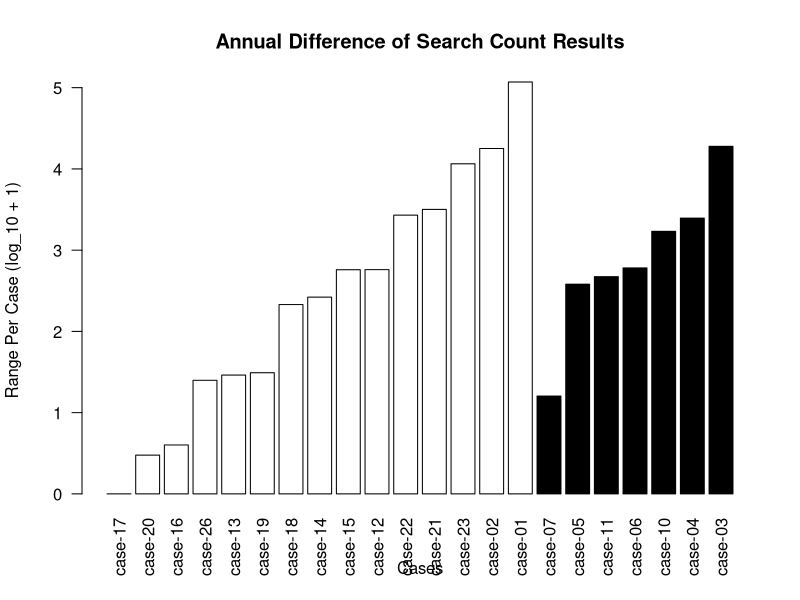

Write the R code that produced this figure.
# Note: This script is no longer used in the analysis and has been replaced with
# a script that generates and plots modified z-scores for all cases. 
# 
# The script generated a plot that compared overall growth in search records
# between cases with pub date limiters in their queries and cases without pub
# date limiters in their queries.

library(tidyr)

queries <- read.csv("data/queries.csv",
                    header = TRUE, row.names = 1, sep = ",")

lqueries<- queries

# Without outliers
# Skip if wanting to include outliers
# In the seven sets below, at least one of the databases in each of the sets reported very wild numbers.
# These are excluded in order to plot sets where the counts are more consistent with each other
lqueries <- lqueries[!lqueries$Cases == "case-08",]
lqueries <- lqueries[!lqueries$Cases == "case-09",]
lqueries <- lqueries[!lqueries$Cases == "case-24",]
lqueries <- lqueries[!lqueries$Cases == "case-25",]
lqueries <- lqueries[!lqueries$Cases == "case-27",]
lqueries <- lqueries[!lqueries$Cases == "case-28",]
lqueries <- lqueries[!lqueries$Cases == "case-29",]

# convert dataframe from wide to long format
db <- rep(c("PMML", "PQML", "EHML", "WSML", "OML"), length(lqueries$Cases) / 5)
lqueries$database <- db
rm(db)
lqueries <- gather(lqueries, months, counts, October:September, factor_key = TRUE)

# get the ranges for all cases and sort from low to high;
# the highest range in the Cases minus the lowest range in the Cases regardless of
# the database platform
## all ranges
lranges <- sort(tapply(lqueries$counts, lqueries$Cases, max) - tapply(lqueries$counts, lqueries$Cases, min))

# Save ranges as data frames
lranges <- data.frame(lranges)
lranges$Cases <- rownames(lranges)

# Create a vector where pubdate is Logical for all of the data
# True = PubDate ; False = No PubDate
pdtf0 <- table(lqueries$Cases[lqueries$PubDate == 0])
pdtf1 <- table(lqueries$Cases[lqueries$PubDate == 1])
pdtf0 <- pdtf0 == 0
pdtf1 <- pdtf1 != 0
pdtf <- c(pdtf0, pdtf1)
pdtf <- data.frame(pdtf)
pdtf$Cases <- rownames(pdtf)

# Combine the data frames
lranges <- merge(lranges, pdtf, by.y = "Cases")

# Plot, log2 transformation, with Logical Values
mycols <- c("white", "black")

or.lranges <- lranges[with(lranges, order(pdtf, lranges)), ]

tiff('plots/fig5-plot-ranges.tif', width = 3840, height = 2160, pointsize = 12, res = 300)
par(mfrow = c(1, 1))
barplot(log10(or.lranges$lranges + 1), names.arg = or.lranges$Cases,
        axisnames = TRUE, las=2,
        xlab = "Cases", ylab = "Range Per Case (log_10 + 1)",
        main = "Annual Difference of Search Count Results",
        col = mycols[as.factor(or.lranges$pdtf)])
dev.off()

